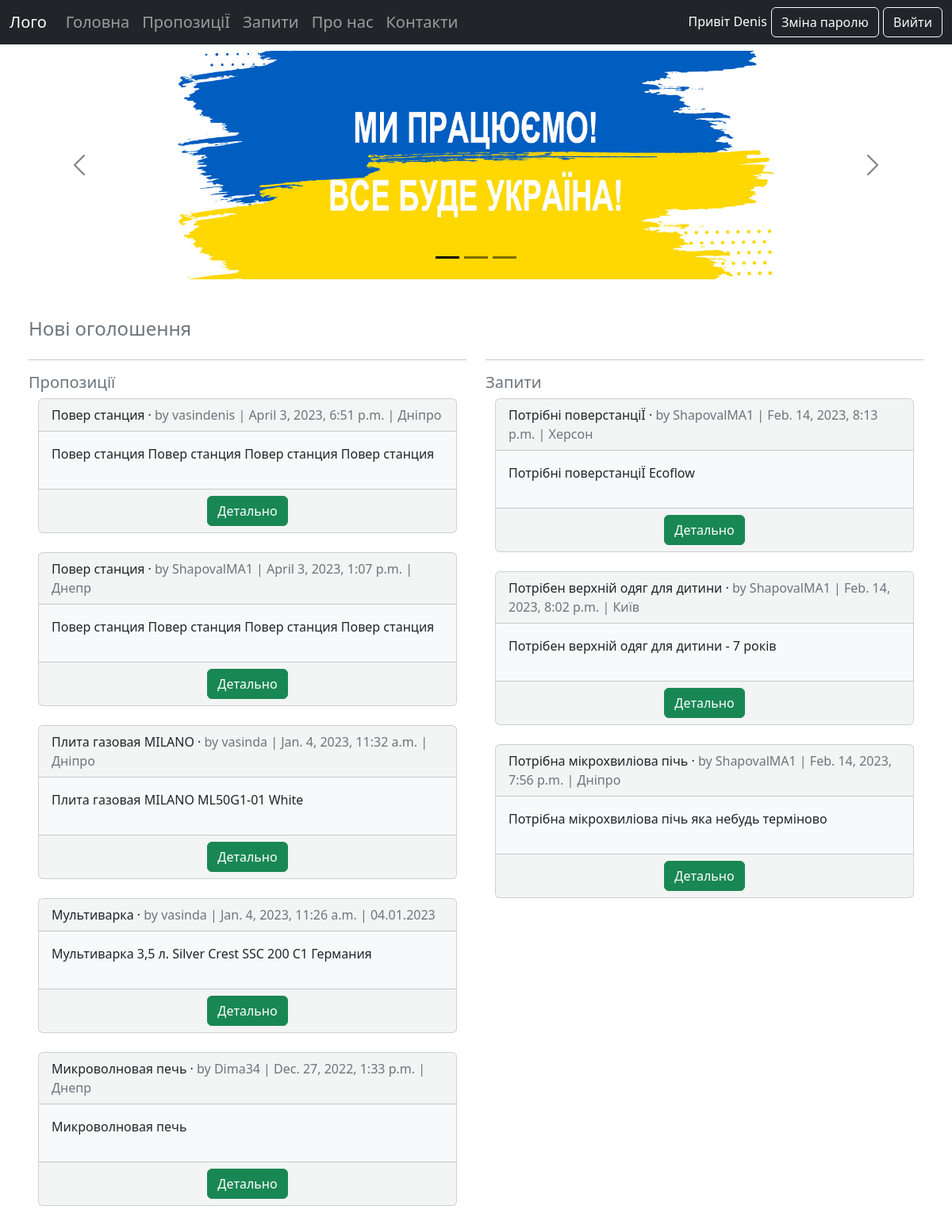
The app's page / (signed in) with its own data.
### accounts/models.py (models this page shows)
class CustomUser(AbstractUser):
    phone = models.CharField(max_length=15)

### offers/models.py (models this page shows, shortened)
class Offers(models.Model):
    title = models.CharField(max_length=255)
    body = models.TextField('Опис', max_length=255)
    url_image = models.URLField(blank=True, null=True)
    location = models.TextField(blank=True)
    date = models.DateTimeField(auto_now_add=True)
    author = models.ForeignKey(
        'accounts.CustomUser',
        on_delete=models.CASCADE,
    )
    request = models.ForeignKey('requests.Requests', on_delete=models.CASCADE, blank=True, null=True)

### requests/models.py (models this page shows, shortened)
class Requests(models.Model):
    title = models.CharField(max_length=255)
    body = models.TextField('Опис', max_length=255)
    location = models.TextField(blank=True)
    date = models.DateTimeField(auto_now_add=True)
    author = models.ForeignKey(
        'accounts.CustomUser',
        on_delete=models.CASCADE,
    )

### pages/views.py (the view)
# urls.py: path("", HomePageView.as_view(), name="home"),
class HomePageView(ListView):
    model = Offers # why work without Requests model
    template_name = "home.html"
    def get_context_data(self, **kwargs):
        context = super().get_context_data(**kwargs)
        context['offers_list'] = Offers.objects.all().order_by('-date')[:5]
        context['requests_list'] = Requests.objects.all().order_by('-date')[:5]
        return context

### templates/home.html (shortened to what this page needs)
{% extends "base.html" %}
{% load static %}
{% block content %}
<div class="container-fluid">
    <div class="row">
        <div id="homepagecarousel" class="carousel carousel-dark slide d-none d-md-block" data-bs-ride="carousel">
            <div class="carousel-indicators">
                <button type="button" data-bs-target="#homepagecarousel" data-bs-slide-to="0" class="active"></button>
                <button type="button" data-bs-target="#homepagecarousel" data-bs-slide-to="1"></button>
                <button type="button" data-bs-target="#homepagecarousel" data-bs-slide-to="2"></button>
            </div>
            <div class="mx-auto col-xl-12 col-xxl-8">
                <div class="carousel-inner">
                    <div class="carousel-item active">
                        <img src="{% static 'img/ukr1.jpg' %}" alt="1" class="d-block" style="width:100%">
                    </div>
                </div>
            </div>
            <button class="carousel-control-prev" type="button" data-bs-target="#homepagecarousel" data-bs-slide="prev">
            <span class="carousel-control-prev-icon"></span>
            </button>
            <button class="carousel-control-next" type="button" data-bs-target="#homepagecarousel" data-bs-slide="next">
            <span class="carousel-control-next-icon"></span>
            </button>
        </div>
    </div>
    <div class="container-fluid mt-5">
        <h4 class="text-secondary">Нові оголошення</h4>
        <div class="row">
            <div class="col-md-6">
                <hr>
                <h5 class="text-secondary">Пропозиції</h5>
                {% for offers in offers_list %}
                <div class="container-fluid">
                    <div class="card card-list bg-light bg-opacity-50">
                        <div class="card-header">
                            <span class="font-weight-bold">{{ offers.title }}</span> &middot;
                            <span class="text-muted">by {{ offers.author }} |
                                {{ offers.date }} | {{ offers.location }}</span>
                        </div>
                        <div class="card-body bg-light post-entry">
                            <p>{{ offers.body }}</p>
                        </div>
                        <div class="card-footer text-center text-muted">
                            <a class = "btn btn-success" href="{% url 'offers_detail' offers.pk %}">Детально</a>
                        </div>
                    </div>
                    <br />
                </div>
                {% endfor %}
            </div>
            <div class="col-md-6">
                <hr>
                <h5 class="text-secondary">Запити</h5>
                {% for requests in requests_list %}
                <div class="container-fluid">
                    <div class="card card-list bg-light bg-opacity-50">
                        <div class="card-header">
                            <span class="font-weight-bold">{{ requests.title }}</span> &middot;
                            <span class="text-muted">by {{ requests.author }} |
                                {{ requests.date }} | {{ requests.location }}</span>
                        </div>
                        <div class="card-body bg-light post-entry">
                            <p>{{ requests.body }}</p>
                        </div>
                        <div class="card-footer text-center text-muted">
                            <a class = "btn btn-success" href="{% url 'requests_detail' requests.pk %}">Детально</a>
                        </div>
                    </div>
                    <br />
                </div>
                {% endfor %}
            </div>
        </div>
    </div>
</div>
{% endblock content %}

### templates/base.html (shortened to what this page needs)
{% load static %}
<!DOCTYPE html>
<html lang="uk">
<head>
    <link rel="stylesheet" href="https://cdn.jsdelivr.net/npm/bootstrap@5.2.0/dist/css/bootstrap.min.css">
    <link rel="stylesheet" href="https://cdn.jsdelivr.net/npm/bootstrap-icons@1.9.1/font/bootstrap-icons.css">
</head>
<body>
    <div>
        <nav class="navbar navbar-expand-md navbar-dark bg-dark h5">
            <div class="container-fluid">
                <a class="navbar-brand" href="{% url 'home' %}">Лого</a>
                <div class="collapse navbar-collapse" id="collapsibleNavbar">
                    <ul class="navbar-nav">
                        <li class="nav-item">
                            <a class="nav-link" href="{% url 'home' %}">Головна</a>
                        </li>
                        <li class="nav-item">
                            <a class="nav-link" href="{% url 'offers_list' %}">ПропозиціЇ</a>
                        </li>
                        <li class="nav-item">
                            <a class="nav-link" href="{% url 'requests_list' %}">Запити</a>
                        </li>
                        <li class="nav-item">
                            <a class="nav-link" href="{% url 'about' %}">Про нас</a>
                        </li>
                        <li class="nav-item">
                            <a class="nav-link" href="{% url 'contacts' %}">Контакти</a>
                        </li>
                    </ul>
                    <div class="navbar-collapse justify-content-end">
                        <ul class="navbar-nav">
                            <li class="nav-item">
                                {% if user.is_authenticated %}
                                <span class="text-white h6">Привіт {{ user.first_name }}</span>
                                    <a class="btn btn-outline-light" href="{% url 'changepassword' %}">Зміна паролю</a>
                                    <a class="btn btn-outline-light" href="{% url 'logout' %}">Вийти</a>
                                {% else %}
                                    <a class="btn btn-outline-light" href="{% url 'login' %}">Вхід</a>
                                    <a class="btn btn-outline-light" href="{% url 'signup' %}">Реєстрація</a>
                                {% endif %}
                            </li>
                        </ul>
                    </div>
                </div>
            </div>
        </nav>
    </div>
    <div class="container-fluid">
        {% block content %}
        {% endblock content %}
    </div>
</body>
</html>

### records on screen
CustomUser: first_name "Denis"
Offers: title "Повер станция", author "vasindenis", date "April 3, 2023, 6:51 p.m.", location "Дніпро", body "Повер станция Повер станция Повер станция Повер станция"
Offers: title "Повер станция", author "ShapovalMA1", date "April 3, 2023, 1:07 p.m.", location "Днепр", body "Повер станция Повер станция Повер станция Повер станция"
Offers: title "Плита газовая MILANO", author "vasinda", date "Jan. 4, 2023, 11:32 a.m.", location "Дніпро", body "Плита газовая MILANO ML50G1-01 White"
Offers: title "Мультиварка", author "vasinda", date "Jan. 4, 2023, 11:26 a.m.", location "04.01.2023", body "Мультиварка 3,5 л. Silver Crest SSC 200 C1 Германия"
Offers: title "Микроволновая печь", author "Dima34", date "Dec. 27, 2022, 1:33 p.m.", location "Днепр", body "Микроволновая печь"
Requests: title "Потрібні поверстанціЇ", author "ShapovalMA1", date "Feb. 14, 2023, 8:13 p.m.", location "Херсон", body "Потрібні поверстанціЇ Ecoflow"
Requests: title "Потрібен верхній одяг для дитини", author "ShapovalMA1", date "Feb. 14, 2023, 8:02 p.m.", location "Київ", body "Потрібен верхній одяг для дитини - 7 років"
Requests: title "Потрібна мікрохвиліова пічь", author "ShapovalMA1", date "Feb. 14, 2023, 7:56 p.m.", location "Дніпро", body "Потрібна мікрохвиліова пічь яка небудь терміново"
